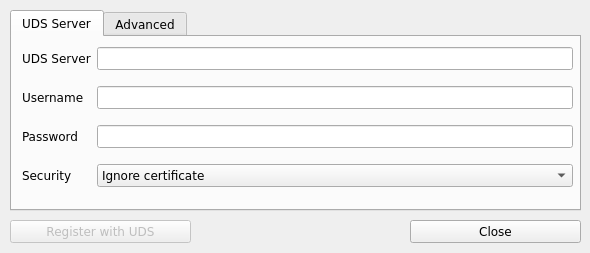
<?xml version="1.0" encoding="UTF-8"?>
<ui version="4.0">
 <author>Adolfo Gómez</author>
 <class>UdsActorSetupDialog</class>
 <widget class="QDialog" name="UdsActorSetupDialog">
  <property name="windowModality">
   <enum>Qt::WindowModal</enum>
  </property>
  <property name="geometry">
   <rect>
    <x>0</x>
    <y>0</y>
    <width>590</width>
    <height>253</height>
   </rect>
  </property>
  <property name="sizePolicy">
   <sizepolicy hsizetype="Preferred" vsizetype="Preferred">
    <horstretch>0</horstretch>
    <verstretch>0</verstretch>
   </sizepolicy>
  </property>
  <property name="font">
   <font>
    <family>Verdana</family>
    <pointsize>9</pointsize>
   </font>
  </property>
  <property name="contextMenuPolicy">
   <enum>Qt::DefaultContextMenu</enum>
  </property>
  <property name="windowTitle">
   <string>UDS Actor Configuration Tool</string>
  </property>
  <property name="windowIcon">
   <iconset resource="uds.qrc">
    <normaloff>:/img/img/uds-icon.png</normaloff>:/img/img/uds-icon.png</iconset>
  </property>
  <property name="autoFillBackground">
   <bool>false</bool>
  </property>
  <property name="locale">
   <locale language="English" country="UnitedStates"/>
  </property>
  <property name="sizeGripEnabled">
   <bool>false</bool>
  </property>
  <property name="modal">
   <bool>true</bool>
  </property>
  <widget class="QPushButton" name="registerButton">
   <property name="enabled">
    <bool>false</bool>
   </property>
   <property name="geometry">
    <rect>
     <x>10</x>
     <y>220</y>
     <width>181</width>
     <height>23</height>
    </rect>
   </property>
   <property name="minimumSize">
    <size>
     <width>181</width>
     <height>0</height>
    </size>
   </property>
   <property name="toolTip">
    <string>Click to test the selecter parameters</string>
   </property>
   <property name="whatsThis">
    <string>&lt;html&gt;&lt;head/&gt;&lt;body&gt;&lt;p&gt;Click on this button to test the server host and master key parameters.&lt;/p&gt;&lt;p&gt;A window will be displayed with results after the test is executed.&lt;/p&gt;&lt;p&gt;&lt;br/&gt;&lt;/p&gt;&lt;p&gt;This button will only be active if all parameters are filled.&lt;/p&gt;&lt;/body&gt;&lt;/html&gt;</string>
   </property>
   <property name="text">
    <string>Register with UDS</string>
   </property>
  </widget>
  <widget class="QPushButton" name="closeButton">
   <property name="geometry">
    <rect>
     <x>410</x>
     <y>220</y>
     <width>171</width>
     <height>23</height>
    </rect>
   </property>
   <property name="sizePolicy">
    <sizepolicy hsizetype="Preferred" vsizetype="Fixed">
     <horstretch>0</horstretch>
     <verstretch>0</verstretch>
    </sizepolicy>
   </property>
   <property name="minimumSize">
    <size>
     <width>171</width>
     <height>0</height>
    </size>
   </property>
   <property name="toolTip">
    <string>Cancel all changes and discard them</string>
   </property>
   <property name="whatsThis">
    <string>Discards all changes and closes the configuration window</string>
   </property>
   <property name="text">
    <string>Close</string>
   </property>
  </widget>
  <widget class="QTabWidget" name="tabWidget">
   <property name="geometry">
    <rect>
     <x>10</x>
     <y>10</y>
     <width>571</width>
     <height>201</height>
    </rect>
   </property>
   <property name="currentIndex">
    <number>0</number>
   </property>
   <widget class="QWidget" name="tab_uds">
    <attribute name="title">
     <string>UDS Server</string>
    </attribute>
    <widget class="QWidget" name="layoutWidget">
     <property name="geometry">
      <rect>
       <x>10</x>
       <y>10</y>
       <width>551</width>
       <height>151</height>
      </rect>
     </property>
     <layout class="QFormLayout" name="formLayout">
      <property name="fieldGrowthPolicy">
       <enum>QFormLayout::AllNonFixedFieldsGrow</enum>
      </property>
      <property name="verticalSpacing">
       <number>16</number>
      </property>
      <item row="0" column="0">
       <widget class="QLabel" name="label_host">
        <property name="text">
         <string>UDS Server</string>
        </property>
       </widget>
      </item>
      <item row="0" column="1">
       <widget class="QLineEdit" name="host">
        <property name="acceptDrops">
         <bool>false</bool>
        </property>
        <property name="toolTip">
         <string>Uds Broker Server Addres. Use IP or FQDN</string>
        </property>
        <property name="whatsThis">
         <string>Enter here the UDS Broker Addres using either its IP address or its FQDN address</string>
        </property>
       </widget>
      </item>
      <item row="1" column="0">
       <widget class="QLabel" name="label_username">
        <property name="text">
         <string>Username</string>
        </property>
       </widget>
      </item>
      <item row="1" column="1">
       <widget class="QLineEdit" name="username">
        <property name="toolTip">
         <string>UDS user with administration rights (Will not be stored on template)</string>
        </property>
        <property name="whatsThis">
         <string>&lt;html&gt;&lt;head/&gt;&lt;body&gt;&lt;p&gt;Administrator user on UDS Server.&lt;/p&gt;&lt;p&gt;Note: This credential will not be stored on client. Will be used to obtain an unique key for this image.&lt;/p&gt;&lt;/body&gt;&lt;/html&gt;</string>
        </property>
       </widget>
      </item>
      <item row="2" column="0">
       <widget class="QLabel" name="label_password">
        <property name="text">
         <string>Password</string>
        </property>
       </widget>
      </item>
      <item row="2" column="1">
       <widget class="QLineEdit" name="password">
        <property name="toolTip">
         <string>Password for user (Will not be stored on template)</string>
        </property>
        <property name="whatsThis">
         <string>&lt;html&gt;&lt;head/&gt;&lt;body&gt;&lt;p&gt;Administrator password for the user on UDS Server.&lt;/p&gt;&lt;p&gt;Note: This credential will not be stored on client. Will be used to obtain an unique key for this image.&lt;/p&gt;&lt;/body&gt;&lt;/html&gt;</string>
        </property>
        <property name="echoMode">
         <enum>QLineEdit::Password</enum>
        </property>
       </widget>
      </item>
      <item row="3" column="0">
       <widget class="QLabel" name="label_security">
        <property name="text">
         <string>Security</string>
        </property>
       </widget>
      </item>
      <item row="3" column="1">
       <widget class="QComboBox" name="validateCertificate">
        <property name="toolTip">
         <string>Select communication security with broker</string>
        </property>
        <property name="whatsThis">
         <string>&lt;html&gt;&lt;head/&gt;&lt;body&gt;&lt;p&gt;Select the security for communications with UDS Broker.&lt;/p&gt;&lt;p&gt;The recommended method of communication is &lt;span style=&quot; font-weight:600;&quot;&gt;Use SSL&lt;/span&gt;, but selection needs to be acording to your broker configuration.&lt;/p&gt;&lt;/body&gt;&lt;/html&gt;</string>
        </property>
        <item>
         <property name="text">
          <string>Ignore certificate</string>
         </property>
        </item>
        <item>
         <property name="text">
          <string>Verify certificate</string>
         </property>
        </item>
       </widget>
      </item>
     </layout>
    </widget>
   </widget>
   <widget class="QWidget" name="tab_advanced">
    <attribute name="title">
     <string>Advanced</string>
    </attribute>
    <widget class="QWidget" name="layoutWidget_2">
     <property name="geometry">
      <rect>
       <x>10</x>
       <y>10</y>
       <width>551</width>
       <height>151</height>
      </rect>
     </property>
     <layout class="QFormLayout" name="formLayout_2">
      <property name="fieldGrowthPolicy">
       <enum>QFormLayout::AllNonFixedFieldsGrow</enum>
      </property>
      <property name="verticalSpacing">
       <number>16</number>
      </property>
      <item row="0" column="0">
       <widget class="QLabel" name="label_host_2">
        <property name="text">
         <string>Preconnect</string>
        </property>
       </widget>
      </item>
      <item row="0" column="1">
       <layout class="QHBoxLayout" name="horizontalLayout">
        <property name="spacing">
         <number>4</number>
        </property>
        <property name="topMargin">
         <number>0</number>
        </property>
        <item>
         <widget class="QLineEdit" name="preCommand">
          <property name="acceptDrops">
           <bool>false</bool>
          </property>
          <property name="toolTip">
           <string>Pre connection command. Executed just before the user is connected to machine.</string>
          </property>
          <property name="whatsThis">
           <string/>
          </property>
         </widget>
        </item>
        <item>
         <widget class="QPushButton" name="browsePreconnectButton">
          <property name="text">
           <string>Browse</string>
          </property>
         </widget>
        </item>
       </layout>
      </item>
      <item row="1" column="0">
       <widget class="QLabel" name="label_username_2">
        <property name="text">
         <string>Runonce</string>
        </property>
       </widget>
      </item>
      <item row="1" column="1">
       <layout class="QHBoxLayout" name="horizontalLayout_2">
        <property name="spacing">
         <number>4</number>
        </property>
        <property name="topMargin">
         <number>0</number>
        </property>
        <item>
         <widget class="QLineEdit" name="runonceCommand">
          <property name="toolTip">
           <string>Run once command. Executed on first boot, just before UDS does anything.</string>
          </property>
          <property name="whatsThis">
           <string/>
          </property>
         </widget>
        </item>
        <item>
         <widget class="QPushButton" name="browseRunOnceButton">
          <property name="text">
           <string>Browse</string>
          </property>
         </widget>
        </item>
       </layout>
      </item>
      <item row="2" column="0">
       <widget class="QLabel" name="label_password_2">
        <property name="text">
         <string>Postconfig</string>
        </property>
       </widget>
      </item>
      <item row="2" column="1">
       <layout class="QHBoxLayout" name="horizontalLayout_3">
        <property name="spacing">
         <number>4</number>
        </property>
        <property name="topMargin">
         <number>0</number>
        </property>
        <item>
         <widget class="QLineEdit" name="postConfigCommand">
          <property name="toolTip">
           <string>Command to execute after UDS finalizes the VM configuration.</string>
          </property>
          <property name="whatsThis">
           <string/>
          </property>
          <property name="echoMode">
           <enum>QLineEdit::Normal</enum>
          </property>
         </widget>
        </item>
        <item>
         <widget class="QPushButton" name="browsePostConfigButton">
          <property name="text">
           <string>Browse</string>
          </property>
         </widget>
        </item>
       </layout>
      </item>
      <item row="3" column="0">
       <widget class="QLabel" name="label_loglevel">
        <property name="text">
         <string>Log Level</string>
        </property>
       </widget>
      </item>
      <item row="3" column="1">
       <widget class="QComboBox" name="logLevelComboBox">
        <property name="currentIndex">
         <number>1</number>
        </property>
        <property name="frame">
         <bool>true</bool>
        </property>
        <item>
         <property name="text">
          <string notr="true">DEBUG</string>
         </property>
        </item>
        <item>
         <property name="text">
          <string notr="true">INFO</string>
         </property>
        </item>
        <item>
         <property name="text">
          <string notr="true">ERROR</string>
         </property>
        </item>
        <item>
         <property name="text">
          <string notr="true">FATAL</string>
         </property>
        </item>
       </widget>
      </item>
     </layout>
    </widget>
   </widget>
  </widget>
 </widget>
 <resources>
  <include location="uds.qrc"/>
 </resources>
 <connections>
  <connection>
   <sender>closeButton</sender>
   <signal>clicked()</signal>
   <receiver>UdsActorSetupDialog</receiver>
   <slot>finish()</slot>
   <hints>
    <hint type="sourcelabel">
     <x>315</x>
     <y>165</y>
    </hint>
    <hint type="destinationlabel">
     <x>231</x>
     <y>161</y>
    </hint>
   </hints>
  </connection>
  <connection>
   <sender>registerButton</sender>
   <signal>clicked()</signal>
   <receiver>UdsActorSetupDialog</receiver>
   <slot>registerWithUDS()</slot>
   <hints>
    <hint type="sourcelabel">
     <x>239</x>
     <y>132</y>
    </hint>
    <hint type="destinationlabel">
     <x>285</x>
     <y>185</y>
    </hint>
   </hints>
  </connection>
  <connection>
   <sender>host</sender>
   <signal>textChanged(QString)</signal>
   <receiver>UdsActorSetupDialog</receiver>
   <slot>textChanged()</slot>
   <hints>
    <hint type="sourcelabel">
     <x>239</x>
     <y>59</y>
    </hint>
    <hint type="destinationlabel">
     <x>199</x>
     <y>150</y>
    </hint>
   </hints>
  </connection>
  <connection>
   <sender>username</sender>
   <signal>textChanged(QString)</signal>
   <receiver>UdsActorSetupDialog</receiver>
   <slot>textChanged()</slot>
   <hints>
    <hint type="sourcelabel">
     <x>239</x>
     <y>98</y>
    </hint>
    <hint type="destinationlabel">
     <x>199</x>
     <y>150</y>
    </hint>
   </hints>
  </connection>
  <connection>
   <sender>password</sender>
   <signal>textChanged(QString)</signal>
   <receiver>UdsActorSetupDialog</receiver>
   <slot>textChanged()</slot>
   <hints>
    <hint type="sourcelabel">
     <x>239</x>
     <y>137</y>
    </hint>
    <hint type="destinationlabel">
     <x>199</x>
     <y>150</y>
    </hint>
   </hints>
  </connection>
  <connection>
   <sender>browsePreconnectButton</sender>
   <signal>clicked()</signal>
   <receiver>UdsActorSetupDialog</receiver>
   <slot>browsePreconnect()</slot>
   <hints>
    <hint type="sourcelabel">
     <x>430</x>
     <y>60</y>
    </hint>
    <hint type="destinationlabel">
     <x>243</x>
     <y>150</y>
    </hint>
   </hints>
  </connection>
  <connection>
   <sender>browsePostConfigButton</sender>
   <signal>clicked()</signal>
   <receiver>UdsActorSetupDialog</receiver>
   <slot>browsePostConfig()</slot>
   <hints>
    <hint type="sourcelabel">
     <x>430</x>
     <y>142</y>
    </hint>
    <hint type="destinationlabel">
     <x>243</x>
     <y>150</y>
    </hint>
   </hints>
  </connection>
  <connection>
   <sender>browseRunOnceButton</sender>
   <signal>clicked()</signal>
   <receiver>UdsActorSetupDialog</receiver>
   <slot>browseRunOnce()</slot>
   <hints>
    <hint type="sourcelabel">
     <x>430</x>
     <y>101</y>
    </hint>
    <hint type="destinationlabel">
     <x>243</x>
     <y>150</y>
    </hint>
   </hints>
  </connection>
 </connections>
 <slots>
  <slot>textChanged()</slot>
  <slot>finish()</slot>
  <slot>registerWithUDS()</slot>
  <slot>browsePreconnect()</slot>
  <slot>browseRunOnce()</slot>
  <slot>browsePostConfig()</slot>
 </slots>
</ui>
